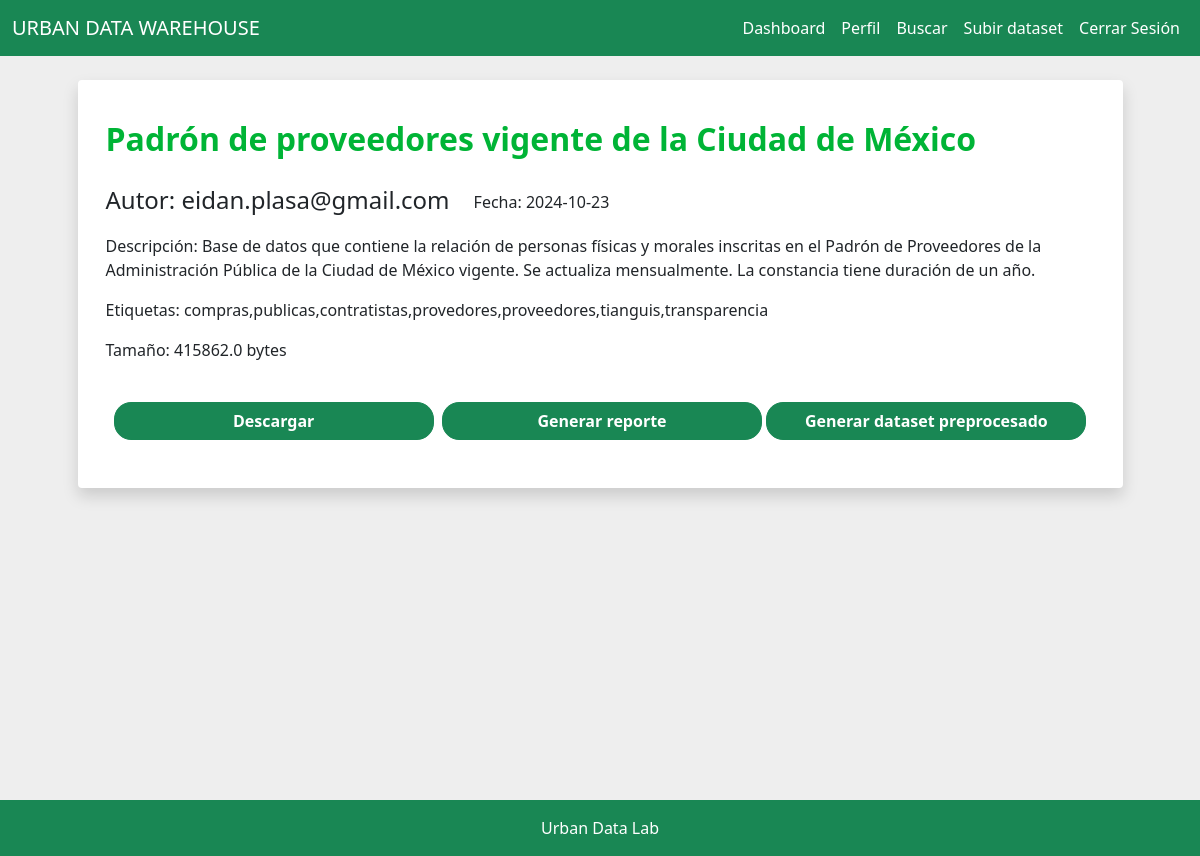
The app's page /view/4 (signed in) with its own data.
### tables this page shows
CREATE TABLE datasets (
            id INTEGER PRIMARY KEY AUTOINCREMENT,
            user_id INTEGER NOT NULL,
            name TEXT NOT NULL,
            description TEXT,
            upload_date DATE NOT NULL,
            tag TEXT,
            size REAL,
            has_report BOOLEAN NOT NULL,
            FOREIGN KEY(user_id) REFERENCES users(id)
        );

CREATE TABLE users (
            id INTEGER PRIMARY KEY AUTOINCREMENT,
            username TEXT NOT NULL UNIQUE,
            password_hash TEXT NOT NULL
        );

### routes.py (the view, shortened to what this page needs)
@app.route('/view/<int:dataset_id>', methods=['GET', 'POST'])
@login_required
def view(dataset_id):
    db = get_db()
    cursor = db.cursor()
    cursor.execute('''
        SELECT datasets.id, datasets.name, datasets.description, datasets.upload_date, datasets.tag, datasets.size, datasets.has_report, users.username
        FROM datasets
        JOIN users ON datasets.user_id = users.id
        WHERE datasets.id = ?
    ''', (dataset_id,))
    dataset = cursor.fetchone()
    if not dataset:
        flash('dataset no encontrado.', 'danger')
        return redirect(url_for('search'))
    dataset_id, name, description, upload_date, tag, size, has_report, username = dataset
    dataset_tags = [t.strip().lower() for t in tag.split(',')]
    if 'viewed_tags' not in session:
        session['viewed_tags'] = []
    session['viewed_tags'].extend(dataset_tags)
    archivo_original = None
    extension = ""
    for file in os.listdir(DATASET_DIRECTORY):
        base, ext = os.path.splitext(file)
        if base == str(dataset_id):
            archivo_original = file
            extension = ext
            break
    ruta_original = os.path.join(DATASET_DIRECTORY, archivo_original) if archivo_original else None
    pdf_path = os.path.join(REPORT_DIRECTORY, f"{dataset_id}.pdf")
    pdf_exists = os.path.exists(pdf_path) and has_report == 1
    processed_path = os.path.join(PROCESSED_DIRECTORY, f"{dataset_id}.csv")
    processed_exists = os.path.exists(processed_path)
    return render_template('view.html',
                           dataset_id=dataset_id,
                           name=name,
                           description=description,
                           upload_date=upload_date,
                           tag=tag,
                           size=size,
                           username=username,
                           pdf_exists=pdf_exists,
                           processed_exists=processed_exists)

### __init__.py (called while the page is built)
def get_db():
    db = getattr(g, '_database', None)
    if db is None:
        db = g._database = sqlite3.connect(DATABASE)
    return db

@app.teardown_appcontext
def close_connection(exception):
    db = getattr(g, '_database', None)
    if db is not None:
        db.close()

### models.py (called while the page is built)
@login_manager.user_loader
def load_user(user_id):
    return User.get(user_id)

    @staticmethod
    def get(user_id):
        db = get_db()
        cursor = db.cursor()
        cursor.execute("SELECT * FROM users WHERE id = ?", (user_id,))
        user = cursor.fetchone()
        if not user:
            return None
        return User(id=user[0], username=user[1], password_hash=user[2])

### routes.py (called while the page is built)
@app.context_processor
def inject_js_files():
    js_folder = os.path.join(app.static_folder, 'js', 'choices')
    js_files = [f'js/choices/{file}' for file in os.listdir(js_folder) if file.endswith('.js')]
    return {'choices_js_files': js_files}

### templates/view.html (shortened to what this page needs)
{% extends "base.html" %}
{% block content %}
<div class="row justify-content-center">
    <div class="col-md-11 ">
        <div class="row">
            <div class="bg-white shadow rounded-1">
                <br>
                <div class="d-flex justify-content-start">
                    <h2 class="fw-bold ms-3 mt-3 mb-4 iverde">{{ name }}</h2>
                </div>
                <div class="ms-3 me-2 mt-1 mb-2">
                    <div class="d-flex">
                        <h4 class="">Autor: {{ username }}</h4>
                        <p class="ms-4 mt-1">Fecha: {{ upload_date }}</p>
                    </div>
                    <div class="mb-1 mt-1">
                        <p>Descripción: {{ description }}</p>
                    </div>
                    <p>Etiquetas: {{ tag }}</p>
                    <p>Tamaño: {{ size }} bytes</p>
                </div>
                <form method="POST" action="{{ url_for('view', dataset_id=dataset_id) }}">
                    <br/>
                    <div class="d-flex align-items-center ms-4 me-4">
                        <button type="submit" class="btn btn-success esperanza flex-grow-1 gordito ojo me-1 fw-bold" name="action" value="download">Descargar</button>
                        {% if not pdf_exists %}
                        <button type="submit" class="btn btn-success esperanza flex-grow-1 gordito ojo ms-1 fw-bold" name="action" value="report">Generar reporte</button>
                        {% else %}
                        <button type="submit" class="btn btn-secondary flex-grow-1 gordito ojo ms-1 fw-bold" disabled>Reporte generado</button>
                        {% endif %}
                        {% if not processed_exists %}
                        <button type="submit" class="btn btn-success esperanza flex-grow-1 gordito ojo ms-1 fw-bold" name="action" value="proccessed">Generar dataset preprocesado</button>
                        {% else %}
                        <button type="submit" class="btn btn-success esperanza flex-grow-1 gordito ojo ms-1 fw-bold" name="action" value="download_processed">Descargar dataset preprocesado</button>
                        {% endif %}
                    </div>
                    <br/>
                </form>
                <br>
            </div>
        </div>
    </div>
</div>
{% endblock %}

### static/basic.css (style rules this page uses)
:root { --principal: #03b600; --principal2:rgba(255, 255, 255, 0.256)d; --principallight: #5cab60d7; --secundario: #00b41e; --secundariolight: #63de7b6a; }
body { margin: 0; padding: 0; overflow-x: hidden; background-color: #eeeeee; }
.esperanza { border-radius: 17px; }
.gordito { width: 100%; }
.iverde { color: #00b436; }

### records on screen
datasets: name "Padrón de proveedores vigente de la Ciudad de México", upload_date "2024-10-23", description "Base de datos que contiene la relación de personas físicas y morales inscritas en el Padrón de Proveedores de la Administración Pública de la Ciudad de México vigente. Se actualiza mensualmente. La constancia tiene duración de un año.", tag "compras,publicas,contratistas,provedores,proveedores,tianguis,transparencia", size "415862.0"
users: username "eidan.plasa@gmail.com"
